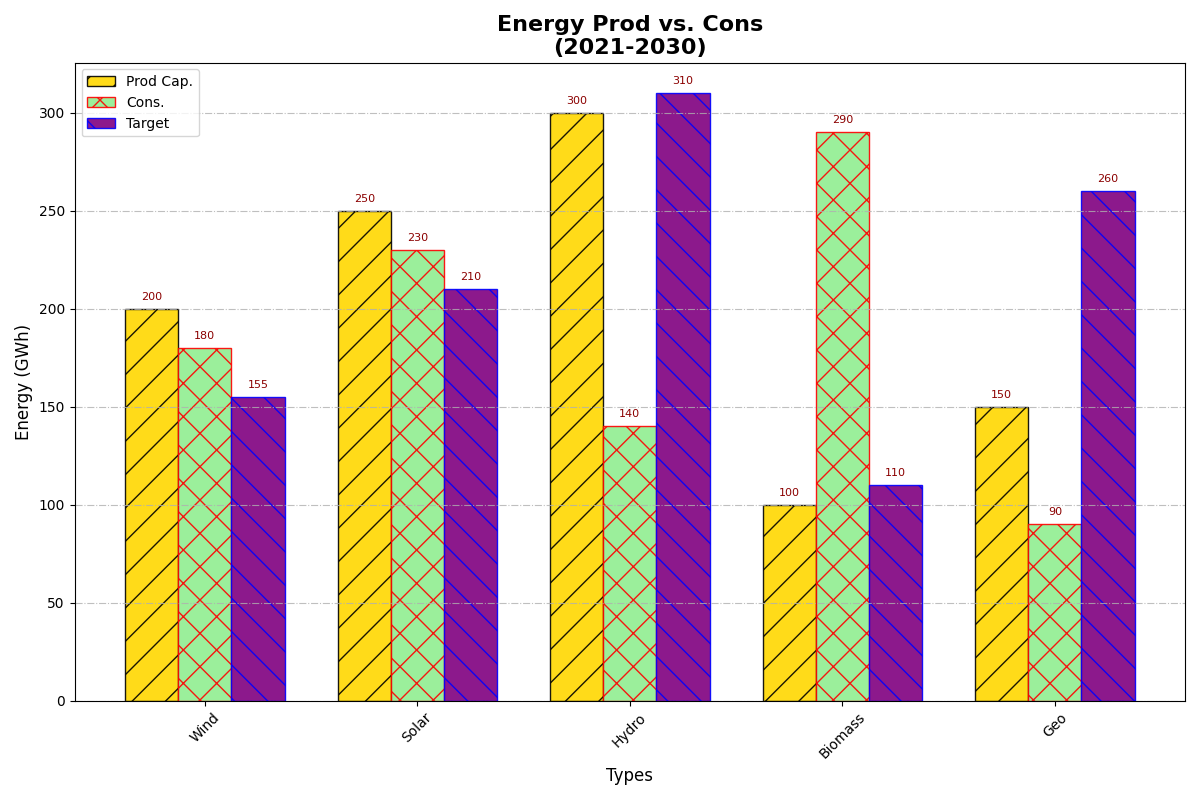

The script that drew this image:
import matplotlib.pyplot as plt
import numpy as np

energy_types = ["Wind", "Solar", "Hydro", "Biomass", "Geo"]

production_capacities = [200, 250, 300, 100, 150]
energy_consumptions = [180, 230, 140, 290, 90]
targets = [155, 210, 310, 110, 260]

fig, ax = plt.subplots(figsize=(12, 8))

bar_width = 0.25
index = np.arange(len(energy_types))

# Adjusted colors and defined bars
bars1 = ax.bar(index, production_capacities, bar_width, label='Prod Cap.', color='gold', alpha=0.9, edgecolor='black', hatch='/')
bars2 = ax.bar(index + bar_width, energy_consumptions, bar_width, label='Cons.', color='lightgreen', alpha=0.9, edgecolor='red', hatch='x')
bars3 = ax.bar(index + 2 * bar_width, targets, bar_width, label='Target', color='purple', alpha=0.9, edgecolor='blue', hatch='\\')

# Shortened title, labels, and legend
ax.set_title('Energy Prod vs. Cons\n(2021-2030)', fontsize=16, fontweight='heavy')
ax.set_xlabel('Types', fontsize=12)
ax.set_ylabel('Energy (GWh)', fontsize=12)

ax.set_xticks(index + bar_width)
ax.set_xticklabels(energy_types, rotation=45)
ax.legend(loc='upper left', fontsize=10)
ax.grid(axis='y', linestyle='-.', alpha=0.8)

# Annotate bars
def add_labels(bars):
    for bar in bars:
        height = bar.get_height()
        ax.annotate(f'{height}',
                    xy=(bar.get_x() + bar.get_width() / 2, height),
                    xytext=(0, 5),  
                    textcoords="offset points",
                    ha='center', va='bottom', fontsize=8, color='darkred')

add_labels(bars1)
add_labels(bars2)
add_labels(bars3)

plt.tight_layout()
plt.show()
